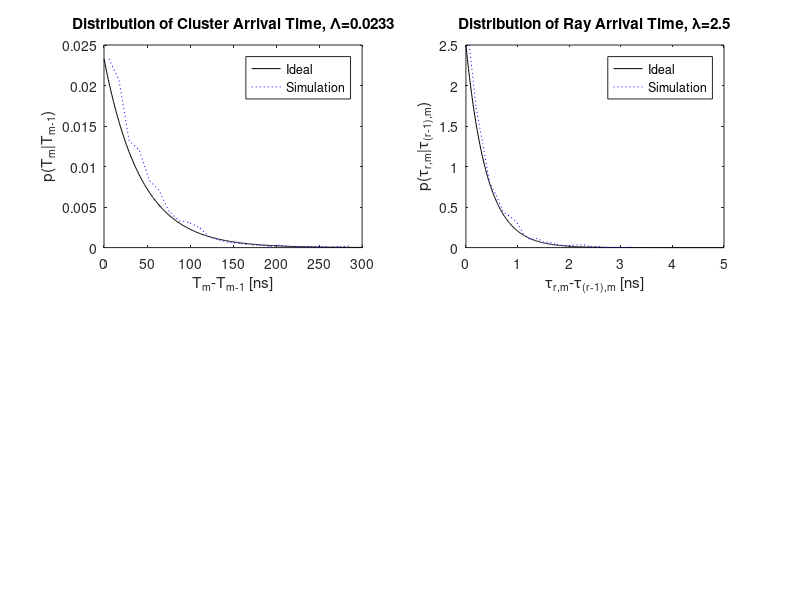

This figure's MATLAB source: (Note: this script raises an error after producing the figure.)
clear, clf

Lam = 0.0233;
lambda = 2.5;
Gam = 7.4;
gamma = 4.3;
N = 1000;
power_nom = 1;
std_shdw = 3;
t1 = 0:300;
t2 = 0:0.01:5;
p_cluster = Lam*exp(-Lam*t1); % ideal exponential pdf
h_cluster = exprnd(1/Lam,1,N); % # of random numbers generated
[n_cluster,x_cluster] = hist(h_cluster,25); % obtain distribution

subplot(221)
plot(t1,p_cluster,'k'), hold on,
plot(x_cluster,n_cluster*p_cluster(1)/n_cluster(1),'b:');% plotting
legend('Ideal','Simulation')
title(['Distribution of Cluster Arrival Time, \Lambda=',num2str(Lam)])
xlabel('T_m-T_{m-1} [ns]'), ylabel('p(T_m|T_{m-1})')
p_ray = lambda*exp(-lambda*t2); % ideal exponential pdf
h_ray = exprnd(1/lambda,1,1000); % # of random numbers generated
[n_ray,x_ray] = hist(h_ray,25); % obtain distribution
subplot(222)
plot(t2,p_ray,'k'), hold on,
plot(x_ray,n_ray*p_ray(1)/n_ray(1),'b:'); legend('Ideal','Simulation')
title(['Distribution of Ray Arrival Time, \lambda=',num2str(lambda)])
xlabel('\tau_{r,m}-\tau_{(r-1),m} [ns]'),
ylabel('p(\tau_{r,m}|\tau_{(r-1),m})')
[h,t,t0,np] = SV_model_ct(Lam,lambda,Gam,gamma,N,power_nom,std_shdw);
subplot(223)
stem(t(1:np(1),1),abs(h(1:np(1),1)),'ko');
title('Generated Channel Impulse Response')
xlabel('Delay [ns]'), ylabel('Magnitude')
X=10.^(std_shdw*randn(1,N)./20); [temp,x] = hist(20*log10(X),25);
subplot(224)
plot(x,temp,'k-'), axis([-10 10 0 120])
title(['Log-normal Distribution, \sigma_X=',num2str(std_shdw),'dB'])
xlabel('20*log10(X) [dB]'), ylabel('Occasion')